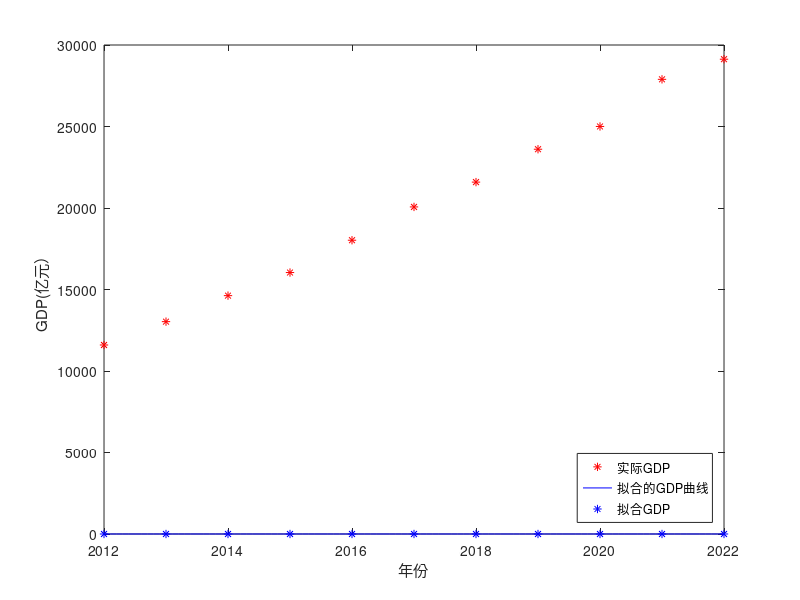
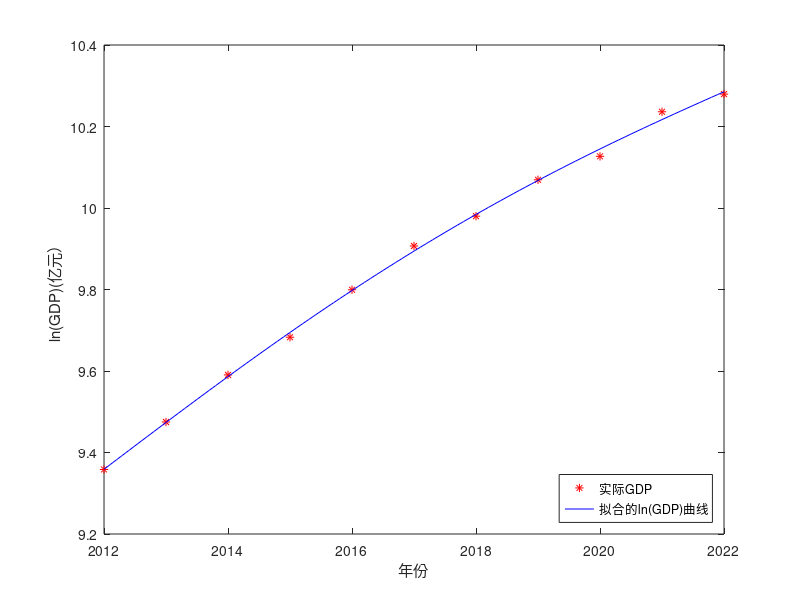

The MATLAB script that drew these images, in order:
clc;clear;
G=[11595.3700000000	13027.6000000000	14623.7780000000	16040.5400000000	18023.0400000000	20066.2900000000	21588.8000000000	23605.7700000000	25002.7900000000	27894.0200000000	29129.0300000000];%2012年到2022年的GDP总量
Y=[2012	2013	2014	2015	2016	2017	2018	2019	2020	2021	2022];
figure(1);
plot(Y,G,'r*');%先画出GDP和年份的散点图
hold on;
ln_G=log(G);%对GDP总量求对数
figure(2);
plot(Y,ln_G,'r*');%画出ln(GDP)和年份的散点图
hold on;
a=polyfit(Y,ln_G,4);%线性函数拟合求出次数项前的系数
fun=@(x) exp(a(1)*x+a(2));%利用系数构造GDP拟合函数
t=2012:0.1:2022;
fit_lnG=polyval(a,t);%求出拟合函数lnGDP在t时刻的解
figure(2);
plot(t,fit_lnG,'b-');%画lnGDP的拟合曲线
legend('实际GDP','拟合的ln(GDP)曲线','拟合ln(GDP)','Location','southeast');
xlabel('年份');
ylabel('ln(GDP)(亿元）');
hold off;
fit_G=fun(t);%求出GDP的拟合值
figure(1);
plot(t,fit_G,'b-',Y,fun(Y),'b*');%画出拟合GDP总量的曲线
legend('实际GDP','拟合的GDP曲线','拟合GDP','Location','southeast');
xlabel('年份');
ylabel('GDP(亿元）');
hold off;
error=(fun(Y)-G)./G.*100;%求出每年实际GDP与拟合GDP的百分误差
for i=1:length(G)
    disp([num2str(Y(i)),'年实际GDP和拟合的GDP误差为',num2str(error(i)),'%']);
end
predict_GDP_in_2026=fun(2026);%将2026年带入拟合函数，求出2026年的GDP